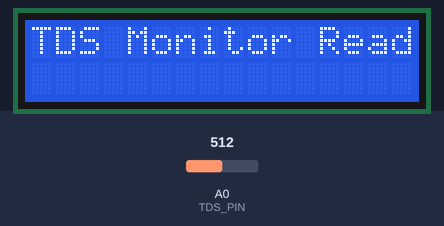
Simulated run of this sketch. Board: Arduino Uno, built with avr-gcc and run on an emulated ATmega328P. Shown: 16×2 character LCD. The inputs (shaded band) are chosen by the test bench; at power-on: A0 (TDS_PIN) = 512.

Above: at 2.1 s.
At 4.7 s:
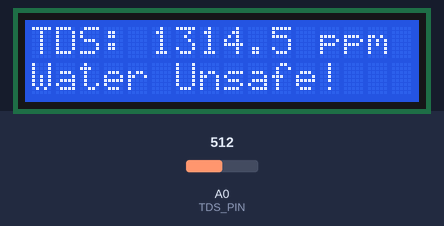
4.8 s: A0 (TDS_PIN) set to 184
At 6.7 s:
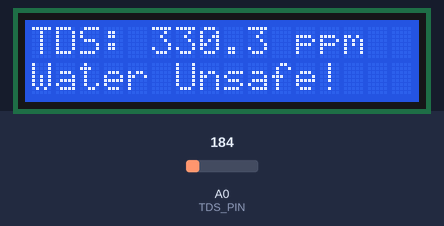
7.4 s: A0 (TDS_PIN) set to 153
At 9.4 s:
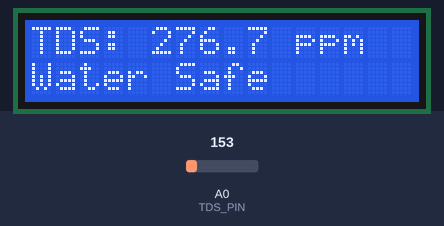
9.7 s: A0 (TDS_PIN) set to 122
At 11.2 s:
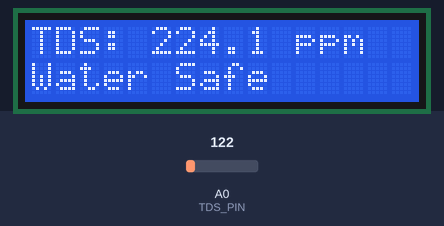
Timing chart, 0 to 12.7 s (numbered marks = the images above; inputs shaded):
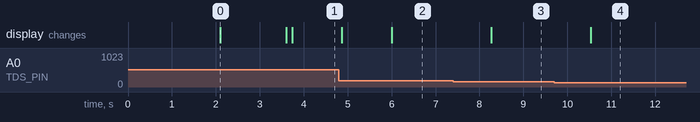

The sketch:

Water-Quality-Monitoring.ino
```cpp
#include <Wire.h>
#include <LiquidCrystal_I2C.h>

// Initialize the LCD with I2C address 0x27, 16 columns, and 2 rows
LiquidCrystal_I2C lcd(0x27, 16, 2);

// Pin and calibration constants
const int TDS_PIN = A0;               // Analog pin connected to TDS sensor
const float VREF = 5.0;               // Analog reference voltage
const int SAMPLES = 10;               // Number of readings to average
const float TDS_THRESHOLD = 300.0;    // TDS threshold in ppm for water quality

void setup() {
  lcd.init();            // Initialize LCD
  lcd.backlight();       // Turn on LCD backlight
  lcd.print("Initializing...");
  delay(2000);

  lcd.clear();
  lcd.print("TDS Monitor Ready");
  delay(1500);
  lcd.clear();
}

void loop() {
  int tdsValue = getAverageTDS();                        // Average analog readings
  float voltage = tdsValue * (VREF / 1024.0);            // Convert ADC value to voltage
  float tds = (133.42 * voltage * voltage * voltage      // TDS estimation formula
              - 255.86 * voltage * voltage
              + 857.39 * voltage) * 0.5;

  lcd.setCursor(0, 0);
  lcd.print("TDS: ");
  lcd.print(tds, 1);                                     // Show one decimal point
  lcd.print(" ppm   ");                                  // Extra spaces clear old values

  lcd.setCursor(0, 1);
  if (tds > TDS_THRESHOLD) {
    lcd.print("Water Unsafe!  ");
  } else {
    lcd.print("Water Safe     ");
  }

  delay(1000);  // Wait 1 second before next reading
}

// Function to get average ADC value
int getAverageTDS() {
  int total = 0;
  for (int i = 0; i < SAMPLES; i++) {
    total += analogRead(TDS_PIN);
    delay(10);  // Small delay between samples
  }
  return total / SAMPLES;
}
```

Measured:
- the behaviour switches between 167 and 166 on A0 (TDS_PIN) (found by bisection; images 2 and 3)
- after the input at 4.8 s, the display: first changes after 0.07 s (image 2 shows a later state)
- after the input at 7.4 s, the display: changes after 0.86 s (image 3)
- after the input at 9.7 s, the display: changes after 0.83 s (image 4)
- what the display in image 0 shows lasts 1.5 s, from 2.1 s to 3.6 s
